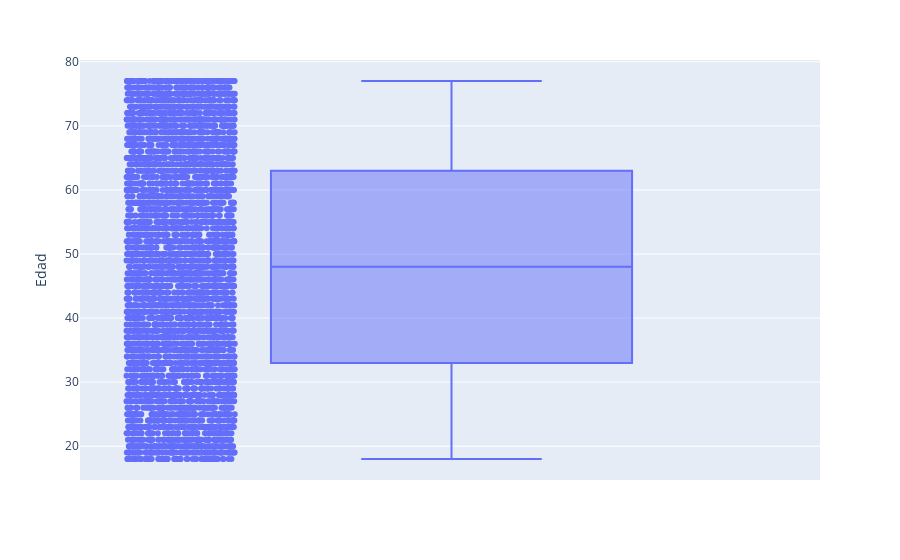

The code cell stored with this chart in its notebook:
### Code cell
fig_edad = px.box(df,  y = "Edad", points='all') 
fig_edad.show()

### Figure 1 — Plotly figure (JSON) as saved in the notebook; plotly's stock layout.template omitted (floating-point values rounded to 4 significant figures; data arrays with more than 128 entries replaced by an {"elided": "..."} marker saying what was removed)
{"data": [{"alignmentgroup": "True", "boxpoints": "all", "hovertemplate": "Edad=%{y}<extra></extra>", "legendgroup": "", "marker": {"color": "#636efa"}, "name": "", "notched": false, "offsetgroup": "", "orientation": "v", "showlegend": false, "type": "box", "x0": " ", "xaxis": "x", "y": {"elided": "4783 int values"}, "y0": " ", "yaxis": "y"}], "layout": {"boxmode": "group", "legend": {"tracegroupgap": 0}, "margin": {"t": 60}, "xaxis": {"anchor": "y", "domain": [0, 1]}, "yaxis": {"anchor": "x", "domain": [0, 1], "title": {"text": "Edad"}}}}
